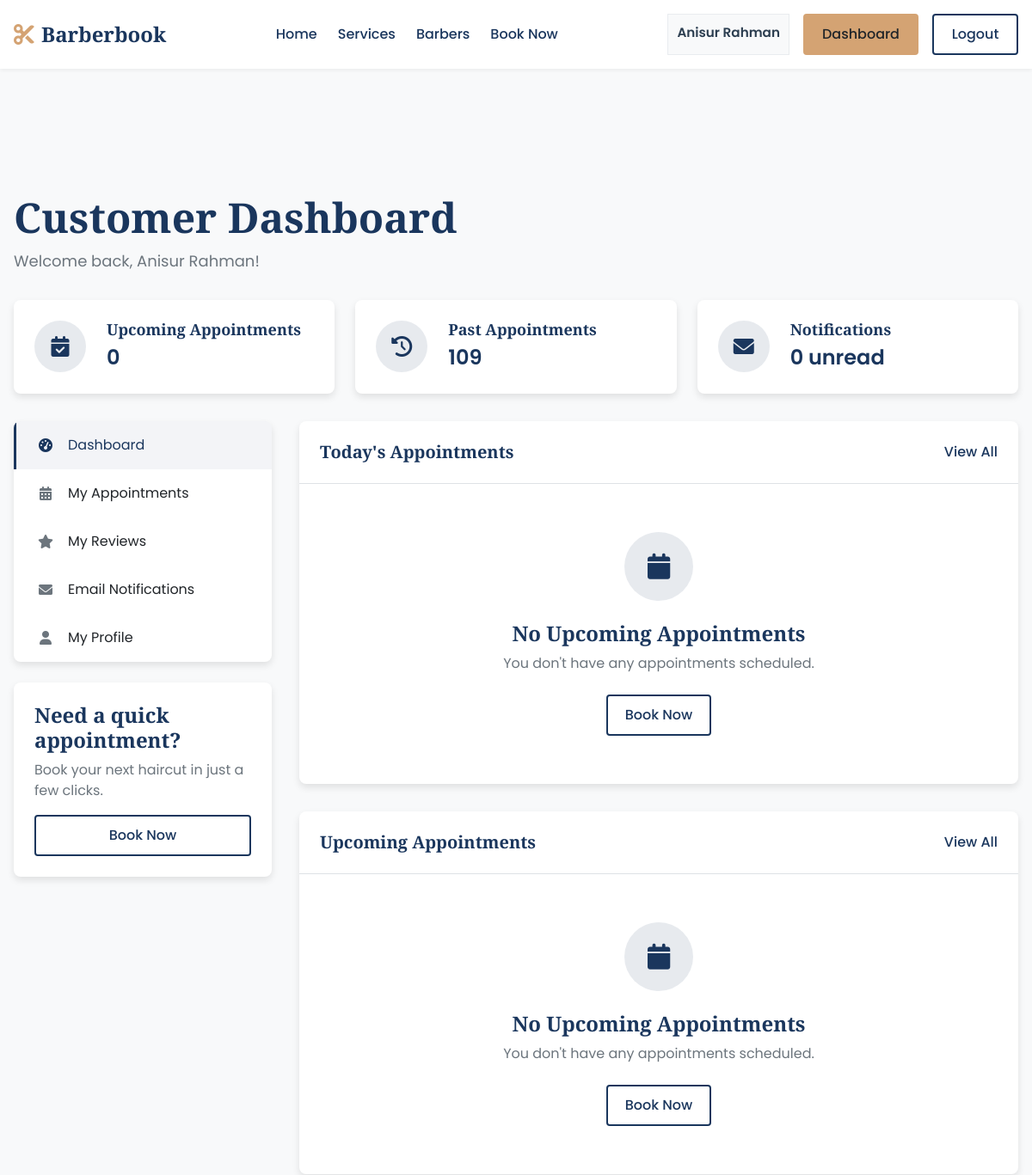
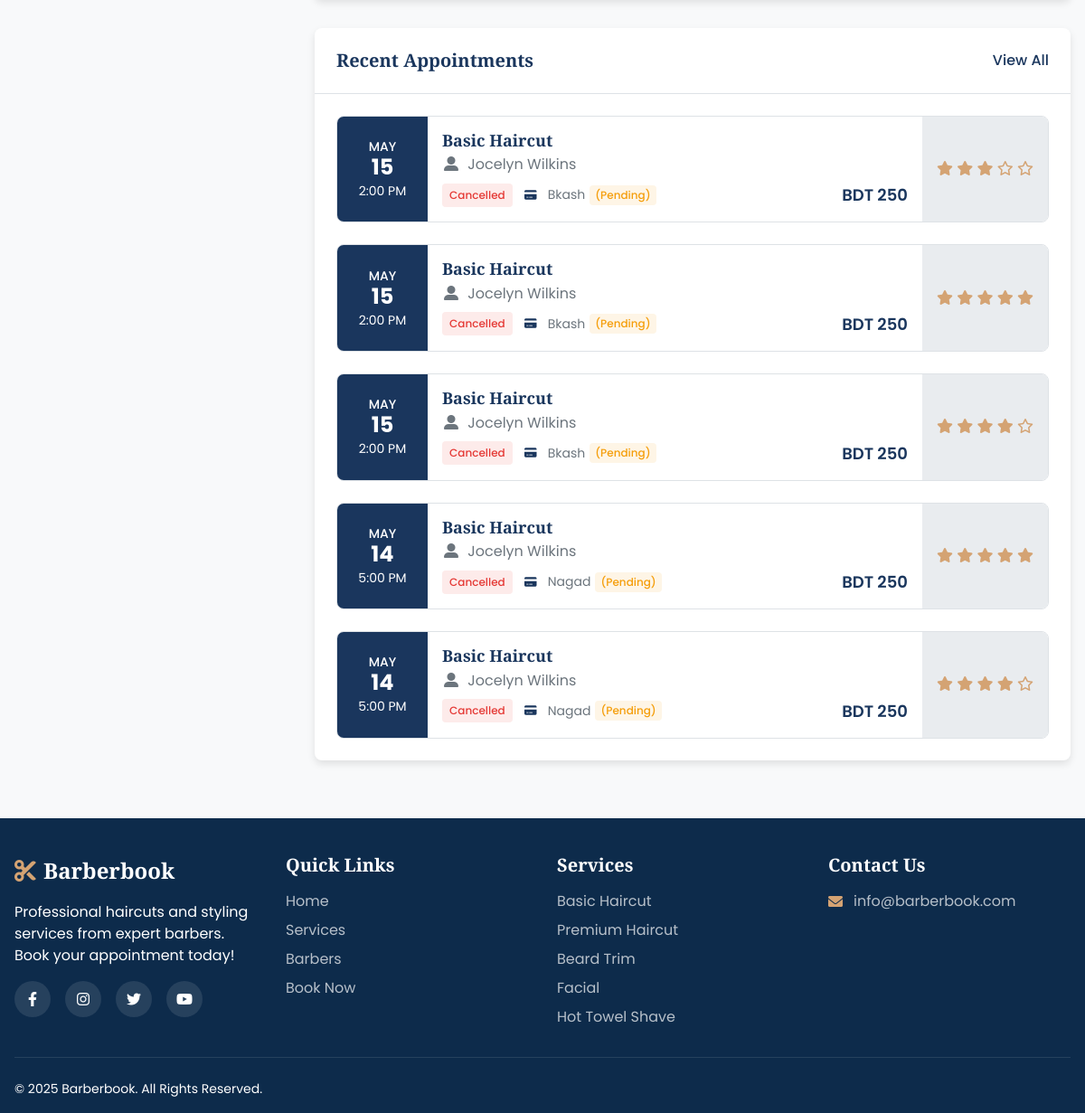
The page /customer/dashboard.php (signed in) on the database its author committed (2 pictures, top to bottom).
### tables this page shows
CREATE TABLE `customers` (
  `UserID` int(11) NOT NULL,
  `FirstName` varchar(40) NOT NULL,
  `LastName` varchar(40) NOT NULL,
  `Email` varchar(100) NOT NULL,
  `Phone` varchar(11) NOT NULL,
  `PassHash` varchar(255) NOT NULL,
  `Address` varchar(255) NOT NULL,
  `UsedReferralCode` varchar(10) DEFAULT NULL,
  `UniqueReferral` varchar(10) DEFAULT NULL
);

CREATE TABLE `appointments` (
  `AppointmentID` int(11) NOT NULL,
  `StartTime` datetime NOT NULL,
  `EndTime` datetime NOT NULL,
  `Status` varchar(20) NOT NULL,
  `PaymentID` int(11) NOT NULL,
  `CustomerID` int(11) NOT NULL,
  `BarberID` int(11) NOT NULL
);

CREATE TABLE `services` (
  `ServiceID` int(11) NOT NULL,
  `Name` varchar(60) NOT NULL,
  `Description` text DEFAULT NULL,
  `Duration` int(11) NOT NULL,
  `Price` int(11) NOT NULL
);

CREATE TABLE `barbers` (
  `UserID` int(11) NOT NULL,
  `FirstName` varchar(40) NOT NULL,
  `LastName` varchar(40) NOT NULL,
  `Email` varchar(100) NOT NULL,
  `Phone` varchar(11) NOT NULL,
  `PassHash` varchar(255) NOT NULL,
  `Salary` int(11) NOT NULL,
  `Bio` text DEFAULT NULL,
  `HireDate` date DEFAULT NULL
);

CREATE TABLE `payments` (
  `PaymentID` int(11) NOT NULL,
  `Amount` int(11) NOT NULL,
  `PayMethod` varchar(20) NOT NULL,
  `PayStatus` varchar(20) NOT NULL,
  `CreatedAt` timestamp NOT NULL DEFAULT current_timestamp(),
  `UpdatedAt` timestamp NOT NULL DEFAULT current_timestamp() ON UPDATE current_timestamp(),
  `TransactionID` varchar(11) NOT NULL
);

### customer/dashboard.php (the view, shortened to what the rows shown need)
<?php
require_once '../config/database.php';
require_once '../includes/functions.php';
$customer_id = $_SESSION['user_id'];
$nameQuery = "SELECT FirstName, LastName FROM Customers WHERE UserID = ?";
$nameStmt = $conn->prepare($nameQuery);
$nameStmt->bind_param("i", $customer_id);
$nameStmt->execute();
$customerName = $nameStmt->get_result()->fetch_assoc();
$pastQuery = "SELECT a.AppointmentID, a.StartTime, a.EndTime, a.Status, s.Name as ServiceName,
              b.FirstName as BarberFirstName, b.LastName as BarberLastName, p.Amount, p.PayMethod, p.PayStatus,
              r.ReviewID, r.Rating
              FROM Appointments a
              JOIN Payments p ON a.PaymentID = p.PaymentID
              JOIN ApptContains ac ON a.AppointmentID = ac.AppointmentID
              JOIN Services s ON ac.ServiceID = s.ServiceID
              JOIN BarberHas bh ON a.AppointmentID = bh.AppointmentID
              JOIN Barbers b ON bh.BarberID = b.UserID
              LEFT JOIN Reviews r ON r.BarberID = b.UserID AND r.CustomerID = a.CustomerID
              WHERE a.CustomerID = ? AND a.EndTime < NOW()
              ORDER BY a.EndTime DESC
              LIMIT 5";
$pastStmt = $conn->prepare($pastQuery);
$pastStmt->bind_param("i", $customer_id);
$pastStmt->execute();
$pastResult = $pastStmt->get_result();
include '../includes/header.php';
?>
<main>
    <section class="dashboard-section">
        <div class="container">
            <div class="dashboard-header">
                <h1>Customer Dashboard</h1>
                <p>Welcome back, <?php echo htmlspecialchars($customerName['FirstName'] . ' ' . $customerName['LastName']); ?>!</p>
            </div>
            <div class="dashboard-content">
                <div class="dashboard-main">
                <div class="section-card">
                        <div class="card-header">
                            <h2>Today's Appointments</h2>
                        </div>
                    </div>
                        <div class="section-card">
                        <div class="card-header">
                            <h2>Upcoming Appointments</h2>
                        </div>
                    </div>
                    <div class="section-card">
                        <div class="card-header">
                            <h2>Recent Appointments</h2>
                        </div>
                        <div class="card-content">
                            <?php if ($pastResult->num_rows > 0): ?>
                                <div class="appointments-list">
                                    <?php while ($appointment = $pastResult->fetch_assoc()): ?>
                                        <div class="appointment-card">
                                            <div class="appointment-date">
                                                <div class="date-display">
                                                    <span class="month"><?php echo date('M', strtotime($appointment['StartTime'])); ?></span>
                                                    <span class="day"><?php echo date('d', strtotime($appointment['StartTime'])); ?></span>
                                                </div>
                                                <span class="time"><?php echo date('g:i A', strtotime($appointment['StartTime'])); ?></span>
                                            </div>
                                            <div class="appointment-details">
                                                <h3><?php echo htmlspecialchars($appointment['ServiceName']); ?></h3>
                                                <p>
                                                    <i class="fas fa-user-alt"></i>
                                                    <?php echo htmlspecialchars($appointment['BarberFirstName'] . ' ' . $appointment['BarberLastName']); ?>
                                                </p>
                                                <div class="appointment-status">
                                                    <div class="status-info">
                                                        <span class="status-badge status-<?php echo strtolower($appointment['Status']); ?>">
                                                            <?php echo ucfirst($appointment['Status']); ?>
                                                        </span>
                                                        <span class="payment-info">
                                                            <i class="fas fa-credit-card"></i>
                                                            <?php echo $appointment['PayMethod']; ?>
                                                            <?php if ($appointment['PayStatus'] === 'Pending'): ?>
                                                                <span class="payment-status pending">(Pending)</span>
                                                            <?php endif; ?>
                                                        </span>
                                                    </div>
                                                    <span class="price">BDT <?php echo $appointment['Amount']; ?></span>
                                                </div>
                                            </div>
                                            <div class="appointment-actions">
                                                <?php if (empty($appointment['ReviewID']) && $appointment['Status'] === 'Completed'): ?>
                                                    <a href="leave-review.php?barber=<?php echo $appointment['BarberFirstName'] . ' ' . $appointment['BarberLastName']; ?>&appointment=<?php echo $appointment['AppointmentID']; ?>" class="btn btn-secondary btn-sm">Leave Review</a>
                                                <?php elseif (!empty($appointment['ReviewID'])): ?>
                                                    <div class="review-rating">
                                                        <?php for ($i = 1; $i <= 5; $i++): ?>
                                                            <?php if ($i <= $appointment['Rating']): ?>
                                                                <i class="fas fa-star"></i>
                                                            <?php else: ?>
                                                                <i class="far fa-star"></i>
                                                            <?php endif; ?>
                                                        <?php endfor; ?>
                                                    </div>
                                                <?php endif; ?>
                                            </div>
                                        </div>
                                    <?php endwhile; ?>
                                </div>
                            <?php endif; ?>
                        </div>
                    </div>
                </div>
            </div>
        </div>
    </section>
</main>
<?php
include '../includes/footer.php';
?>

### includes/header.php (shortened to what the rows shown need)
<?php
$base_path = '';
if (strpos($_SERVER['PHP_SELF'], '/barber/') !== false || strpos($_SERVER['PHP_SELF'], '/customer/') !== false) {
    $base_path = '../';
}
?>
<!DOCTYPE html>
<html lang="en">
<head>
    <link rel="stylesheet" href="https://cdnjs.cloudflare.com/ajax/libs/font-awesome/6.0.0-beta3/css/all.min.css">
    <link rel="stylesheet" href="<?php echo $base_path; ?>assets/css/styles.css?v=<?php echo time(); ?>">
</head>
<body>
    <header class="header">
        <div class="container">
            <div class="header-inner">
                <div class="auth-buttons">
                    <?php if (isLoggedIn()): ?>
                        <?php
                        $user_id = $_SESSION['user_id'];
                        $user_type = isBarber() ? 'Barbers' : 'Customers';
                        $name_query = "SELECT FirstName, LastName FROM $user_type WHERE UserID = ?";
                        $stmt = $conn->prepare($name_query);
                        $stmt->bind_param("i", $user_id);
                        $stmt->execute();
                        $result = $stmt->get_result();
                        $user = $result->fetch_assoc();
                        $user_name = $user ? htmlspecialchars($user['FirstName'] . ' ' . $user['LastName']) : '';
                        ?>
                        <span class="user-name"><?php echo $user_name; ?></span>
                        <?php if (isBarber()): ?>
                            <a href="<?php echo $base_path; ?>barber/dashboard.php" class="btn btn-secondary">Dashboard</a>
                        <?php else: ?>
                            <a href="<?php echo $base_path; ?>customer/dashboard.php" class="btn btn-secondary">Dashboard</a>
                        <?php endif; ?>
                        <a href="<?php echo $base_path; ?>logout.php" class="btn btn-outline">Logout</a>
                    <?php else: ?>
                        <a href="<?php echo $base_path; ?>login.php" class="btn btn-outline">Login</a>
                        <a href="<?php echo $base_path; ?>register.php" class="btn btn-primary">Register</a>
                    <?php endif; ?>
                </div>
            </div>
        </div>
    </header>

### includes/footer.php (shortened to what the rows shown need)
<?php
$base_path = '';
if (strpos($_SERVER['PHP_SELF'], '/barber/') !== false || strpos($_SERVER['PHP_SELF'], '/customer/') !== false) {
    $base_path = '../';
}
?>
<footer class="footer">
    <div class="container">
        <div class="footer-top">
            <div class="footer-links">
                <ul>
                    <?php
                    $sql = "SELECT ServiceID, Name FROM Services LIMIT 5";
                    $result = $conn->query($sql);
                    if ($result->num_rows > 0) {
                        while ($row = $result->fetch_assoc()) {
                            echo '<li><a href="' . $base_path . 'services.php?id=' . $row['ServiceID'] . '">' . htmlspecialchars($row['Name']) . '</a></li>';
                        }
                    }
                    ?>
                </ul>
            </div>
        </div>
    </div>
</footer>
</body>
</html>

### rows shown on the page
customers: user_name "Anisur Rahman", FirstName+LastName "Anisur Rahman"
appointments: StartTime "MAY", StartTime "15", StartTime "2:00 PM", services.Name "Basic Haircut", BarberID.LastName "Jocelyn Wilkins", Status "Cancelled", PaymentID.PayMethod "Bkash", PaymentID.Amount "250"
appointments: StartTime "MAY", StartTime "14", StartTime "5:00 PM", services.Name "Basic Haircut", BarberID.LastName "Jocelyn Wilkins", Status "Cancelled", PaymentID.PayMethod "Nagad", PaymentID.Amount "250"
services: Name "Basic Haircut"
services: Name "Premium Haircut"
services: Name "Beard Trim"
services: Name "Facial"
services: Name "Hot Towel Shave"

### other values the page prints
$upcomingResult->num_rows "0"
$pastCount "109"
$unreadCount "0"
